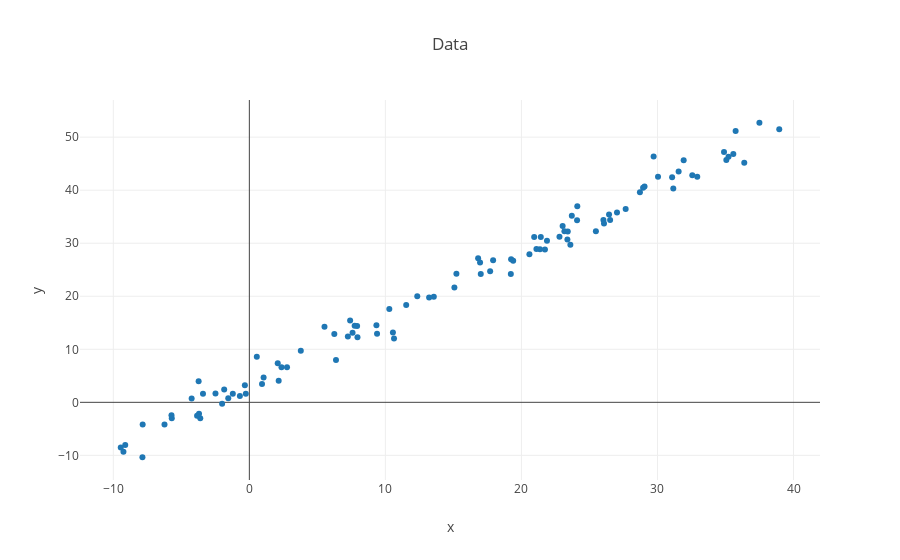

This figure's notebook cell:
### Markdown cell above
Plot the data with `Plotly`.

### Code cell
trace = go.Scatter(
    x = X,
    y = Y,
    mode = 'markers'
)

data = [trace]

layout = go.Layout(
    title = 'Data',
    xaxis = dict(
        title = 'x'
    ),
    yaxis = dict(
        title = 'y'
    ),
    hovermode = 'closest'
)

fig = go.Figure(data=data, layout=layout)

iplot(fig)
